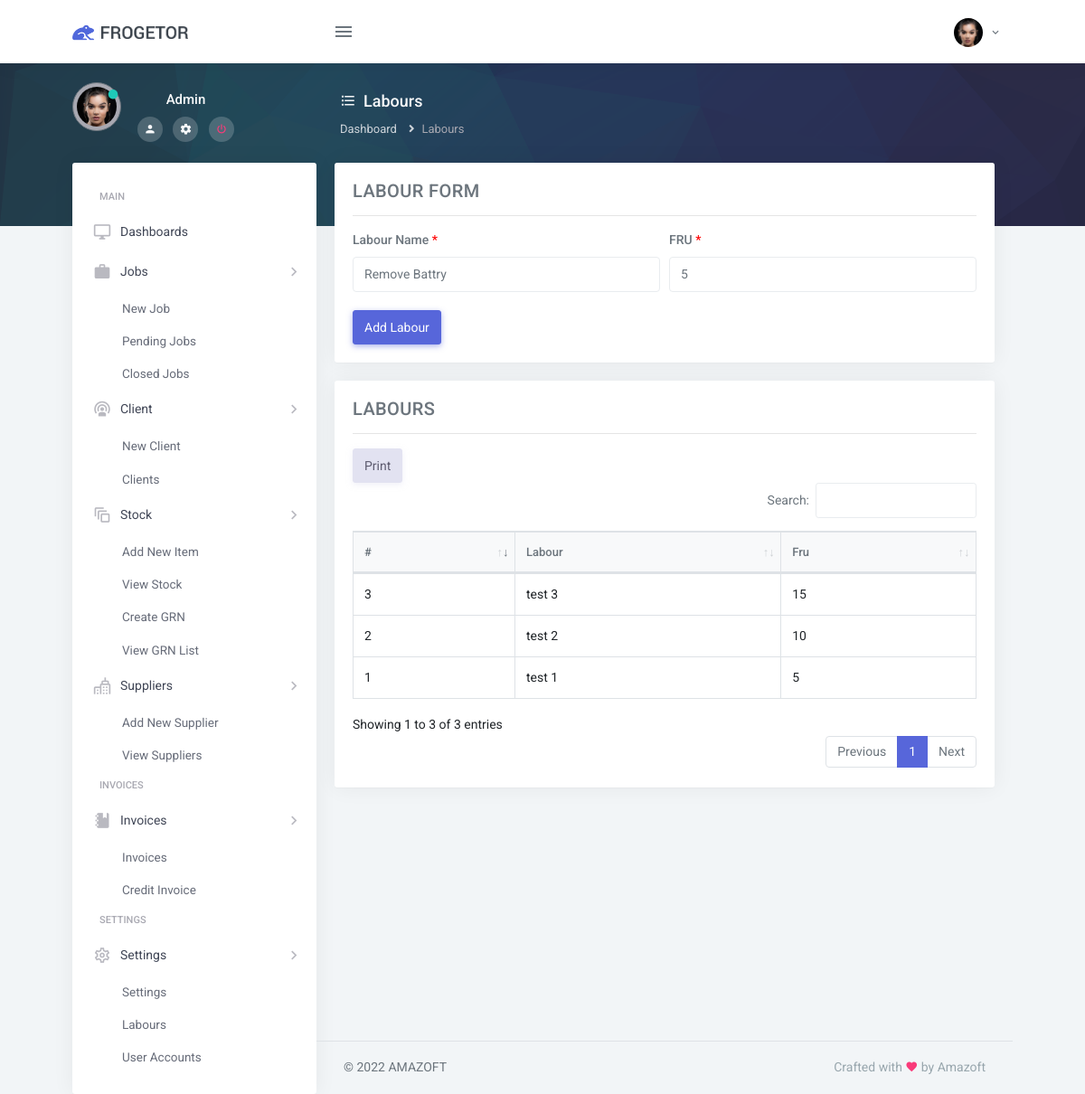
Screenshot of /add_labour.php (signed in) with the database file from the repository.
### tables this page shows
CREATE TABLE `users_profile_pic` (
  `users_profile_pic_id` int(11) NOT NULL,
  `user_id` varchar(255) DEFAULT NULL,
  `profile_image` varchar(255) DEFAULT NULL,
  `profile_pic_datetime` timestamp NOT NULL DEFAULT current_timestamp() ON UPDATE current_timestamp()
);

CREATE TABLE `users_login` (
  `user_id` int(3) NOT NULL,
  `name` varchar(255) NOT NULL,
  `email` varchar(255) NOT NULL,
  `password` varchar(255) NOT NULL,
  `role` varchar(3) NOT NULL,
  `tel` varchar(255) NOT NULL,
  `create_date` timestamp NULL DEFAULT current_timestamp()
);

CREATE TABLE `tbl_labour` (
  `labour_id` int(11) NOT NULL,
  `labour_name` varchar(255) DEFAULT NULL,
  `fru` varchar(255) DEFAULT NULL,
  `datetime` timestamp NOT NULL DEFAULT current_timestamp() ON UPDATE current_timestamp()
);

### add_labour.php (the view, shortened to what this page needs)
<?php
    $db=new DB();
    $conn=$db->connect();
    $user_id='';
    $user_name='';
    if (isset($_SESSION['Logged']) && $_SESSION['Logged'] == true)
    {
      $user_email = $_SESSION["email"];
      $getEmpQuery=$conn->query("SELECT user_id,name,email,role FROM users_login WHERE email='$user_email' ");
      while ($emp=$getEmpQuery->fetch_array()) {
        $user_id = $emp['0'];
        $user_name = $emp['1'];
      }
    }
    else
    {
        ?>
            <script type="text/javascript">
                window.location.href="login";
            </script>
        <?php
    }
?>
<!DOCTYPE html>
<html lang="en">
    <head>
        <?php include_once('controls/meta.php'); ?>
    </head>
    <body>
        <?php include_once('controls/top_nav.php'); ?>
        <div class="page-wrapper-img">
            <div class="page-wrapper-img-inner">
                <?php include_once('controls/top_nav_user_details.php'); ?>
                <div class="row">
                    <div class="col-sm-12">
                        <div class="page-title-box">
                            <h4 class="page-title mb-2"><i class="mdi mdi-format-list-bulleted mr-2"></i>Labours</h4>
                            <div class="">
                                <ol class="breadcrumb">
                                    <li class="breadcrumb-item"><a href="index">Dashboard</a></li>
                                    <li class="breadcrumb-item active">Labours</li>
                                </ol>
                            </div>
                        </div>
                    </div>
                </div>
            </div>
        </div>
        <div class="page-wrapper">
            <div class="page-wrapper-inner">
                <?php include_once('controls/side_nav.php'); ?>
                <div class="page-content">
                    <div class="container-fluid">
                        <div class="row">
                            <div class="col-lg-12">
                                <div class="card">
                                    <div class="card-body">
                                        <h4 class="mt-0 header-title" style="font-size: 20px;">Labour Form</h4>
                                        <hr>
                                        <form id="Add-Labour" method="POST">
                                        <div class="form-row">
                                            <div class="form-group col-md-6">
                                                <label>Labour Name <font style="color: #FF0000;">*</font></label>
                                                <input type="text" class="form-control" placeholder="Remove Battry" name="labour_name" required>
                                            </div>
                                            <div class="form-group col-md-6">
                                                <label>FRU <font style="color: #FF0000;">*</font></label>
                                                <input type="text" class="form-control" placeholder="5" name="fru" required>
                                            </div>
                                        </div>
                                        <button type="submit" id="btn-add-labour" class="btn btn-primary">Add Labour</button>
                                    </form>
                                    </div>
                                </div>
                                <div class="card">
                                    <div class="card-body">
                                        <h4 class="mt-0 header-title" style="font-size: 20px;">Labours</h4>
                                        <hr>
                                        <table id="Labour-table" class="table table-bordered dt-responsive nowrap" style="border-collapse: collapse; border-spacing: 0; width: 100%;">
                                            <thead>
                                            <tr>
                                                <th>#</th>
                                                <th>Labour</th>
                                                <th>Fru</th>
                                            </tr>
                                            </thead>
                                            <tbody>
                                            <?php
                                                $sql = "SELECT * FROM `tbl_labour`";
                                                $rs=$conn->query($sql);
                                                while($row =$rs->fetch_array())
                                                {
                                                    $LabourId = $row[0];
                                                    $LabourName = $row[1];
                                                    $LabourFru = $row[2];
                                            ?>
                                            <tr>
                                                <td><?php echo $LabourId; ?></td>
                                                <td><?php echo $LabourName; ?></td>
                                                <td><?php echo $LabourFru; ?></td>
                                            </tr>
                                            <?php } ?>
                                            </tbody>
                                        </table>
                                    </div>
                                </div>
                            </div>
                        </div>
                    </div>
                    <?php include_once('controls/footer.php'); ?>
                </div>
            </div>
        </div>
    </body>
</html>

### controls/top_nav.php (shortened to what this page needs)
<div class="topbar">
     <nav class="navbar-custom">
        <div class="topbar-left">
            <a href="index" class="logo">
                <span>
                    <img src="assets/images/logo-sm.png" alt="logo-small" class="logo-sm">
                </span>
                <span>
                    <img src="assets/images/logo-dark.png" alt="logo-large" class="logo-lg">
                </span>
            </a>
        </div>
        <ul class="list-unstyled topbar-nav float-right mb-0">
            <li class="dropdown">
                <a class="nav-link dropdown-toggle waves-effect waves-light nav-user" data-toggle="dropdown" href="#" role="button"
                    aria-haspopup="false" aria-expanded="false">
                    <?php
                        $checkProfilePicCount = $conn->query("SELECT count(*) FROM users_profile_pic WHERE user_id='$user_id'");
                        if($cppcRS = $checkProfilePicCount->fetch_array()){
                        $ProfilePicCount = (int)$cppcRS[0];
                        }
                            if($ProfilePicCount == 0){
                    ?>
                            <img alt="image" src="assets/images/profile.jpg" style="width: 32px; height: 32px; object-fit: cover;" class="rounded-circle">
                    <?php }else{ ?>
                    <?php
                        $getUserProPic=$conn->query("SELECT profile_image FROM users_profile_pic WHERE user_id='$user_id' ");
                        if($gunRs = $getUserProPic->fetch_array()){
                            $ProPic = $gunRs[0];
                    ?>
                            <img alt="image" src="user_profile_pic/<?php echo $ProPic; ?>" style="width: 32px; height: 32px; object-fit: cover;" class="rounded-circle">
                        <?php } ?>
                    <?php } ?>
                    <span class="ml-1 nav-user-name hidden-sm"> <i class="mdi mdi-chevron-down"></i> </span>
                </a>
            </li>
        </ul>
        <ul class="list-unstyled topbar-nav mb-0">
            <li>
                <button class="button-menu-mobile nav-link waves-effect waves-light">
                    <i class="mdi mdi-menu nav-icon"></i>
                </button>
            </li>
        </ul>
    </nav>
</div>

### controls/top_nav_user_details.php
<div class="sidebar-user media">
    <?php
        $checkProfilePicCount = $conn->query("SELECT count(*) FROM users_profile_pic WHERE user_id='$user_id'");
        if($cppcRS = $checkProfilePicCount->fetch_array()){
        $ProfilePicCount = (int)$cppcRS[0];
        }
            if($ProfilePicCount == 0){
    ?>
            <img alt="image" src="assets/images/profile.jpg" style="width: 128px; height: 128px; object-fit: cover;" class="rounded-circle img-thumbnail mb-1">
    <?php }else{ ?>
    <?php
        $getUserProPic=$conn->query("SELECT profile_image FROM users_profile_pic WHERE user_id='$user_id' ");
        if($gunRs = $getUserProPic->fetch_array()){
            $ProPic = $gunRs[0];
    ?>
            <img alt="image" src="user_profile_pic/<?php echo $ProPic; ?>" style="width: 54px; height: 54px; object-fit: cover;" class="rounded-circle img-thumbnail mb-1">
        <?php } ?>
    <?php } ?>
    <span class="online-icon"><i class="mdi mdi-record text-success"></i></span>
    <div class="media-body">
        <h5 class="text-light"><?php echo $user_name; ?></h5>
        <ul class="list-unstyled list-inline mb-0 mt-2">
            <li class="list-inline-item">
                <a href="index" class=""><i class="mdi mdi-account text-light"></i></a>
            </li>
            <li class="list-inline-item">
                <a href="settings" class=""><i class="mdi mdi-settings text-light"></i></a>
            </li>
            <li class="list-inline-item">
                <a href="signout" class=""><i class="mdi mdi-power text-danger"></i></a>
            </li>
        </ul>
    </div>
</div>

### rows the page displays
users_profile_pic: profile_image (picture)
users_login: name "Admin"
tbl_labour: labour_id "1", labour_name "test 1", fru "5"
tbl_labour: labour_id "2", labour_name "test 2", fru "10"
tbl_labour: labour_id "3", labour_name "test 3", fru "15"
